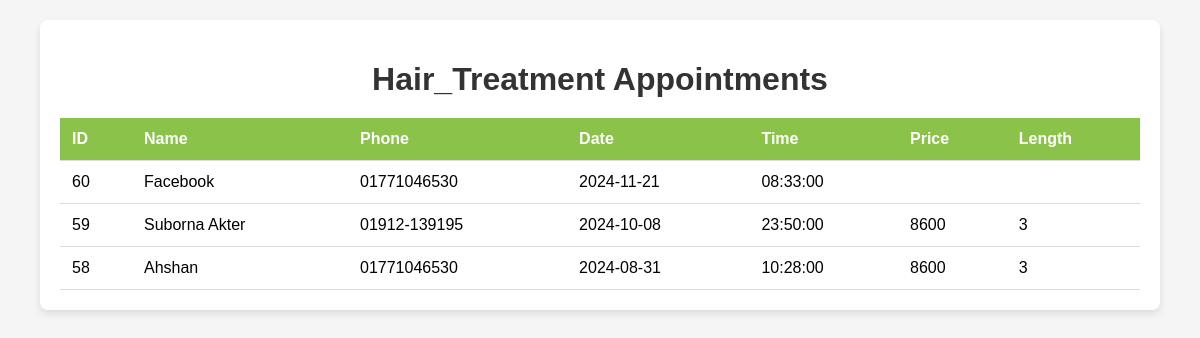
/admin/admin_dashboard/all/?services=Hair_Treatment (signed in), run on the app's committed database.
### tables this page shows
CREATE TABLE `appointments` (
  `id` int NOT NULL,
  `name` varchar(100) DEFAULT NULL,
  `phone` varchar(20) DEFAULT NULL,
  `date` date DEFAULT NULL,
  `time` time DEFAULT NULL,
  `selectedLength` varchar(50) DEFAULT NULL,
  `approximatePrice` varchar(50) DEFAULT NULL,
  `check` varchar(50) DEFAULT '0',
  `services` varchar(50) NOT NULL
);

### admin/admin_dashboard/all/index.php (the view, shortened to what this page needs)
<?php
require '../../config.php';
$services = $_GET['services'];
if($services != 'total')
{
$query = "SELECT * FROM appointments WHERE services = '$services' ORDER BY id DESC";
$result = $conn->query($query);
}
else
{
    $query = "SELECT * FROM appointments ORDER BY id DESC ";
$result = $conn->query($query);
}
$appointments = $result->fetch_all(MYSQLI_ASSOC);
?>
<!DOCTYPE html>
<html lang="en">
<head>
    <link rel="stylesheet" href="app.css">
</head>
<body>
    <div class="container">
        <h1><?php echo $services ?> Appointments</h1>
        <table class="appointments-table">
            <thead>
                <tr>
                    <th>ID</th>
                    <th>Name</th>
                    <th>Phone</th>
                    <th>Date</th>
                    <th>Time</th>
                    <?php if($services== 'Hair_Treatment' || $services == 'total'){ ?>
                    <th>Price</th>
                    <th>Length</th>
                    <?php } ?>
                </tr>
            </thead>
            <tbody>
                <?php foreach ($appointments as $appointment): ?>
                <tr>
                    <td><?php echo htmlspecialchars($appointment['id']); ?></td>
                    <td><?php echo htmlspecialchars($appointment['name']); ?></td>
                    <td><?php echo htmlspecialchars($appointment['phone']); ?></td>
                    <td><?php echo htmlspecialchars($appointment['date']); ?></td>
                    <td><?php echo htmlspecialchars($appointment['time']); ?></td>
                    <?php if($services== 'Hair_Treatment' || $services == 'total'){ ?>
                    <td><?php echo htmlspecialchars($appointment['approximatePrice']); ?></td>
                    <td><?php echo htmlspecialchars($appointment['selectedLength']); ?></td>
                    <?php } ?>
                </tr>
                <?php endforeach; ?>
            </tbody>
        </table>
    </div>
</body>
</html>

### admin/admin_dashboard/all/app.css (style rules this page uses)
body { font-family: Arial, sans-serif; margin: 0; padding: 0; background-color: #f5f5f5; }
.container { width: 90%; max-width: 1200px; margin: 20px auto; padding: 20px; background-color: #fff; border-radius: 8px; box-shadow: 0 4px 8px rgba(0, 0, 0, 0.1); }
.container h1 { text-align: center; color: #333; margin-bottom: 20px; }
.appointments-table { width: 100%; border-collapse: collapse; }
.appointments-table th, .appointments-table td { padding: 12px; text-align: left; border-bottom: 1px solid #ddd; }
.appointments-table th { background-color: #8BC34A; color: #fff; }

### data on the page
appointments: id "60", name "Facebook", phone "01771046530", date "2024-11-21", time "08:33:00"
appointments: id "59", name "Suborna Akter", phone "01912-139195", date "2024-10-08", time "23:50:00", approximatePrice "8600", selectedLength "3"
appointments: id "58", name "Ahshan", phone "01771046530", date "2024-08-31", time "10:28:00", approximatePrice "8600", selectedLength "3"

### other printed values
$services "Hair_Treatment"
